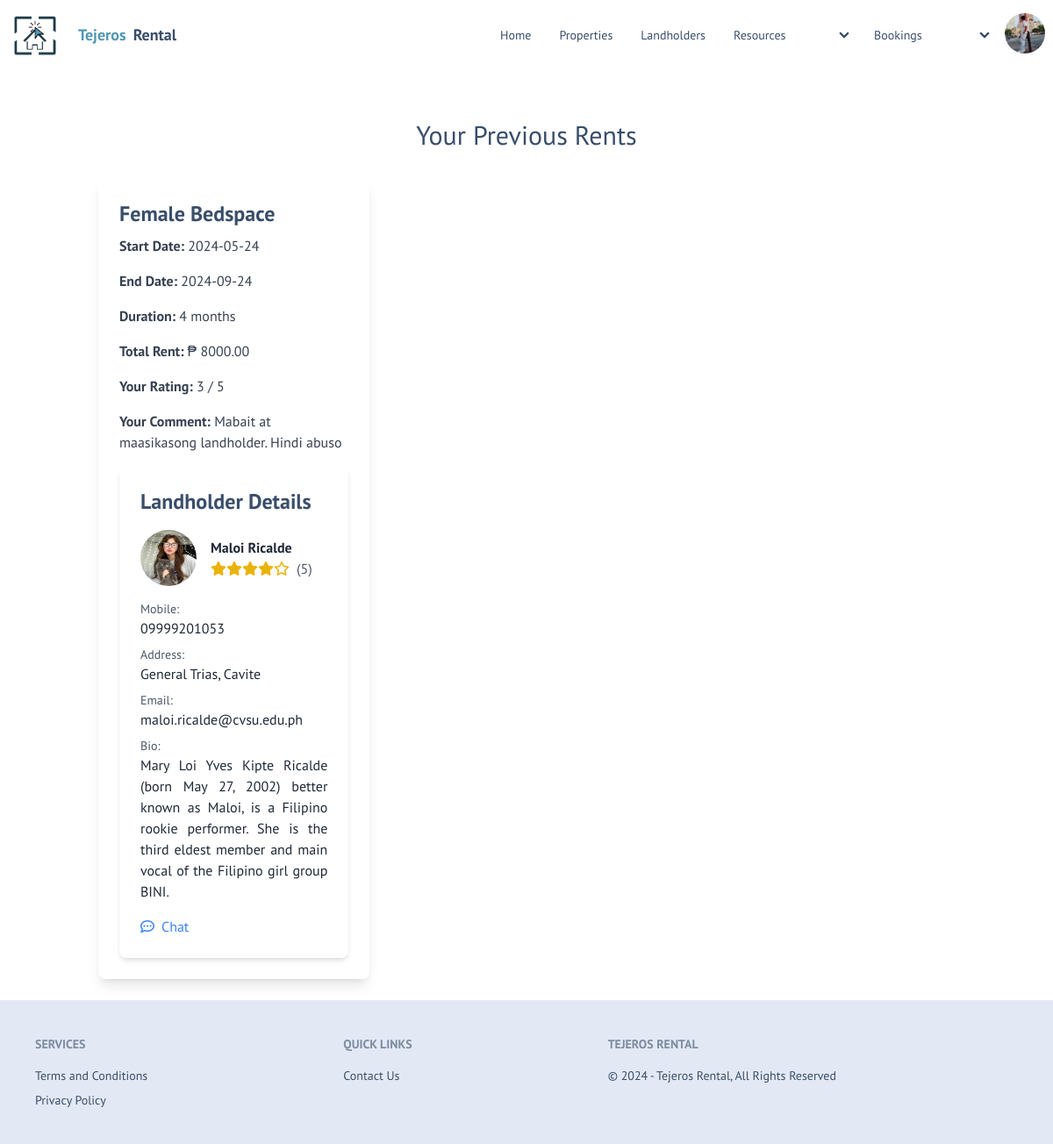
The page /previous-rents.php (signed in) on the database its author committed.
### tables this page shows
CREATE TABLE `users_tb` (
  `user_id` int(11) NOT NULL,
  `full_name` varchar(255) NOT NULL,
  `username` varchar(255) NOT NULL,
  `email` varchar(255) NOT NULL,
  `address` varchar(255) NOT NULL,
  `age` varchar(100) NOT NULL,
  `bio` varchar(255) NOT NULL,
  `mobile` varchar(20) NOT NULL,
  `password` varchar(255) NOT NULL,
  `role` int(11) NOT NULL DEFAULT 0,
  `created_at` timestamp NOT NULL DEFAULT current_timestamp() ON UPDATE current_timestamp(),
  `profile_picture` varchar(255) NOT NULL DEFAULT 'default-icon.jpg',
  `facebook` varchar(255) NOT NULL,
  `linkedin` varchar(255) NOT NULL,
  `instagram` varchar(255) NOT NULL,
  `code` varchar(255) NOT NULL,
  `updated_time` datetime NOT NULL DEFAULT current_timestamp(),
  `account_age` varchar(255) NOT NULL DEFAULT 'New User'
);

CREATE TABLE `bookings_tb` (
  `booking_id` int(11) NOT NULL,
  `user_id` int(11) NOT NULL,
  `propertyId` int(11) NOT NULL,
  `startDate` date NOT NULL,
  `endDate` date NOT NULL,
  `months` int(11) NOT NULL,
  `totalRent` decimal(10,2) NOT NULL,
  `created_at` timestamp NOT NULL DEFAULT current_timestamp(),
  `status` varchar(75) NOT NULL DEFAULT 'Pending'
);

CREATE TABLE `properties_tb` (
  `propertyId` int(255) NOT NULL,
  `name` varchar(255) NOT NULL,
  `address` varchar(255) NOT NULL,
  `city` varchar(255) NOT NULL,
  `state` varchar(255) NOT NULL,
  `zipCode` int(15) NOT NULL,
  `houseType` varchar(50) NOT NULL,
  `bedroomNum` varchar(15) NOT NULL,
  `bathroomNum` varchar(50) NOT NULL,
  `rentAmount` varchar(255) NOT NULL,
  `ownerInfo` varchar(255) NOT NULL,
  `status` varchar(75) NOT NULL DEFAULT 'Pending',
  `image01` varchar(100) NOT NULL,
  `image02` varchar(100) NOT NULL,
  `image03` varchar(100) NOT NULL,
  `image04` varchar(100) NOT NULL,
  `image05` varchar(100) NOT NULL,
  `details` longtext NOT NULL,
  `size` int(255) NOT NULL,
  `landholder_id` int(255) NOT NULL,
  `is_deleted` tinyint(1) NOT NULL,
  `deleted_at` datetime DEFAULT NULL,
  `longitude` double NOT NULL,
  `latitude` double NOT NULL,
  `dateListed` datetime NOT NULL DEFAULT current_timestamp()
);

CREATE TABLE `landholders_tb` (
  `landholder_id` int(11) NOT NULL,
  `full_name` varchar(255) NOT NULL,
  `username` varchar(255) NOT NULL,
  `email` varchar(255) NOT NULL,
  `address` varchar(255) NOT NULL,
  `age` varchar(100) NOT NULL,
  `mobile` varchar(20) NOT NULL,
  `password` varchar(255) NOT NULL,
  `created_at` timestamp NOT NULL DEFAULT current_timestamp() ON UPDATE current_timestamp(),
  `profile_picture` varchar(50) NOT NULL DEFAULT 'default-icon.jpg',
  `bio` varchar(255) NOT NULL,
  `facebook` varchar(255) NOT NULL,
  `linkedin` varchar(255) NOT NULL,
  `instagram` varchar(255) NOT NULL,
  `account_age` varchar(255) NOT NULL DEFAULT 'New Landholder',
  `business_permit` varchar(255) NOT NULL,
  `permit_status` varchar(255) NOT NULL DEFAULT 'Validating',
  `verification_tier` varchar(50) NOT NULL DEFAULT 'Not Verified',
  `upload_attempts` int(11) DEFAULT 0
);

### previous-rents.php (the view, shortened to what this page needs)
<?php
include 'components/connection.php';
$userId = $_SESSION['user_id'];
try {
    $selectPreviousRents = $conn->prepare("
        SELECT b.booking_id, p.name AS propertyName, b.startDate, b.endDate, b.months, b.totalRent, l.full_name AS landholderName, ur.rating, ur.comment, l.landholder_id, l.profile_picture, l.mobile, l.address, l.email, l.bio,
        (SELECT AVG(ur1.rating) FROM user_ratings ur1 WHERE ur1.landholder_id = l.landholder_id) AS avgRating,
        (SELECT COUNT(ur2.rating) FROM user_ratings ur2 WHERE ur2.landholder_id = l.landholder_id) AS ratingCount
        FROM bookings_tb b
        JOIN properties_tb p ON b.propertyId = p.propertyId
        JOIN landholders_tb l ON p.landholder_id = l.landholder_id
        JOIN user_ratings ur ON b.booking_id = ur.booking_id
        WHERE b.user_id = ? AND b.status = 'Ended'
        ORDER BY b.endDate DESC
    ");
    $selectPreviousRents->execute([$userId]);
    $previousRents = $selectPreviousRents->fetchAll(PDO::FETCH_ASSOC);
} catch (Exception $e) {
    echo "Error: " . $e->getMessage();
    exit;
}
?>
<!DOCTYPE html>
<html data-theme="winter">
<head>
    <link rel="stylesheet" href="css/style.css">
    <link href="https://cdn.jsdelivr.net/npm/daisyui@4.8.0/dist/full.min.css" rel="stylesheet" type="text/css" />
    <script src="https://cdn.tailwindcss.com"></script>
    <link rel="stylesheet" href="https://unpkg.com/swiper@8/swiper-bundle.min.css" />
    <link rel="stylesheet" href="https://cdnjs.cloudflare.com/ajax/libs/font-awesome/6.1.1/css/all.min.css">
    <link href='https://unpkg.com/boxicons@2.1.4/css/boxicons.min.css' rel='stylesheet'>
    <link href="https://cdn.jsdelivr.net/npm/aos@2.3.4/dist/aos.css" rel="stylesheet">
</head>
<body class="overflow-x-hidden">
<?php include 'user/user-header.php' ?>
<div class="container mx-auto p-6">
    <h1 class="text-3xl text-center my-8">Your Previous Rents</h1>
    <?php if (empty($previousRents)): ?>
        <div class="text-center text-gray-700">
    <p>You have no previous rents.</p>
    <a href="properties.php" class="text-indigo-600 hover:underline">Browse properties</a>
    <img src="images/empty1.png" alt="Empty Illustration" class="mx-auto mt-4" style="max-width: 500px;">
</div>
    <?php else: ?>
        <div class="grid grid-cols-1 md:grid-cols-2 lg:grid-cols-3 gap-6">
            <?php foreach ($previousRents as $rent): ?>
                <div class="bg-white p-6 rounded-lg shadow-lg">
                    <h2 class="text-2xl font-bold mb-2"><?= htmlspecialchars($rent['propertyName']); ?></h2>
                    <p class="text-gray-700 mb-4"><strong>Start Date:</strong> <?= htmlspecialchars($rent['startDate']); ?></p>
                    <p class="text-gray-700 mb-4"><strong>End Date:</strong> <?= htmlspecialchars($rent['endDate']); ?></p>
                    <p class="text-gray-700 mb-4"><strong>Duration:</strong> <?= htmlspecialchars($rent['months']); ?> months</p>
                    <p class="text-gray-700 mb-4"><strong>Total Rent: </strong> ₱ <?= htmlspecialchars($rent['totalRent']); ?></p>
                    <p class="text-gray-700 mb-4"><strong>Your Rating:</strong> <?= htmlspecialchars($rent['rating']); ?> / 5</p>
                    <p class="text-gray-700 mb-4"><strong>Your Comment:</strong> <?= nl2br(htmlspecialchars($rent['comment'])); ?></p>
                    <div class=" bg-white p-6 rounded-lg shadow-md w-full">
                        <h2 class="text-2xl font-bold mb-4">Landholder Details</h2>
                        <div class="flex items-center space-x-4">
                            <?php if (!empty($rent['profile_picture'])): ?>
                                <img src="uploaded_image/<?= htmlspecialchars($rent['profile_picture']); ?>" alt="<?= htmlspecialchars($rent['landholderName']); ?>" class="w-16 h-16 rounded-full">
                            <?php endif; ?>
                            <div>
                                <p class="font-bold text-gray-800"><?= htmlspecialchars($rent['landholderName']); ?></p>
                                <p class="text-gray-600 flex items-center">
                                    <?php
                                    $avgRating = round($rent['avgRating']);
                                    for ($i = 1; $i <= 5; $i++) {
                                        if ($i <= $avgRating) {
                                            echo '<i class="fas fa-star text-yellow-500"></i>';
                                        } else {
                                            echo '<i class="far fa-star text-yellow-500"></i>';
                                        }
                                    }
                                    ?>
                                    <span class="ml-2">(<?= htmlspecialchars($rent['ratingCount']); ?>)</span>
                                </p>
                            </div>
                        </div>
                        <form class="mt-4">
                            <div class="mb-2">
                                <label class="block text-sm font-medium text-gray-600">Mobile:</label>
                                <p class="text-gray-800"><?= htmlspecialchars($rent['mobile']); ?></p>
                            </div>
                            <div class="mb-2">
                                <label class="block text-sm font-medium text-gray-600">Address:</label>
                                <p class="text-gray-800"><?= htmlspecialchars($rent['address']); ?></p>
                            </div>
                            <div class="mb-2">
                                <label class="block text-sm font-medium text-gray-600">Email:</label>
                                <p class="text-gray-800"><?= htmlspecialchars($rent['email']); ?></p>
                            </div>
                            <div class="mb-2">
                                <label class="block text-sm font-medium text-gray-600">Bio: </label>
                                <p class="text-gray-800 text-justify"><?= htmlspecialchars($rent['bio']); ?></p>
                            </div>
                            <div class="flex justify-between items-center mt-4">
                                <a href="chat.php?receiver_id=<?= htmlspecialchars($rent['landholder_id']); ?>" class="text-blue-500 hover:text-blue-700 flex items-center">
                                    <i class="far fa-comment-dots mr-2"></i> Chat
                                </a>
                            </div>
                        </form>
                    </div>
                </div>
            <?php endforeach; ?>
        </div>
    <?php endif; ?>
</div>
<?php include 'user/user-footer.php' ?>
</body>
</html>

### user/user-header.php (shortened to what this page needs)
<?php
@include 'components/connection.php';
$isLoggedIn = isset($_SESSION['user_id']);
if (isset($_SESSION['user_id'])) {
    $user_id = $_SESSION['user_id'];
    $isLoggedIn = true;
    $select_profile = $conn->prepare("SELECT * FROM `users_tb` WHERE user_id = ?");
    $select_profile->execute([$user_id]);
    $fetch_profile = $select_profile->fetch(PDO::FETCH_ASSOC);
    $profile_picture = 'uploaded_image/' . $fetch_profile['profile_picture'];
}
?>
<div class="navbar bg-white sticky top-0 z-50" >
    <div class="flex-1">
    <img src="images/logo1.png" alt="Tejeros Rental Logo" class="p-2 h-16 w-16">
        <a href="loading-page-in.php" class="btn btn-ghost text-lg"><span style="color: #5098b3;">Tejeros</span>Rental</a>
    </div>
    <div class="navbar-center hidden lg:flex flex-2">
        <ul class="menu menu-horizontal px-1">
            <li><a href="loading-page-in.php">Home</a></li>
            <li><a href="properties.php">Properties</a></li>
            <li><a href="seller-list.php">Landholders</a></li>
            <li>
                <details class="w-40 z-10">
                    <summary>Resources</summary>
                </details>
            </li>
            <li>
                <details class="w-40 z-10">
                    <summary>Bookings</summary>
                </details>
            </li>
        </ul>
    </div>
    <div class="flex-none gap-6">
        <?php if ($isLoggedIn) : ?>
            <div class="dropdown dropdown-end">
                <div tabindex="0" role="button" class="btn btn-ghost btn-circle avatar">
                    <div class="w-20 rounded-full">
                        <img src="<?= $profile_picture ?>" alt="Profile Picture">
                    </div>
                </div>
            </div>
        <?php endif; ?>
    </div>
</div>

### css/style.css (style rules this page uses)
body { font-family: "PT Sans", sans-serif !important; background-color: var(--white-color); }
.grid { overflow: visible; }

### rows shown on the page
users_tb: profile_picture (picture)
bookings_tb: propertyId.name "Female Bedspace", startDate "2024-05-24", endDate "2024-09-24", months "4", totalRent "8000.00", rating "3", comment "Mabait at maasikasong landholder. Hindi abuso", landholders_tb.profile_picture (picture), landholders_tb.full_name "Maloi Ricalde", ratingCount "5", landholders_tb.mobile "09999201053", landholders_tb.address "General Trias, Cavite", landholders_tb.email "maloi.ricalde@cvsu.edu.ph", landholders_tb.bio "Mary Loi Yves Kipte Ricalde (born May 27, 2002) better known as Maloi, is a Filipino rookie performer. She is the third eldest member and main vocal of the Filipino girl group BINI."
